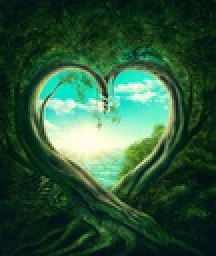
%> input picture deneme2.jpg, 108 x 128 px, shrunk from 515 x 612 before the run (shown 2 times larger)
$ octave localhis.m   (GNU Octave 9; MATLAB toolbox functions it lacks are replaced by stand-ins)
%> lines starting %> are read from the running program, lines starting %| are printed output that depends on the picture
clear all
close all
image = imread('C:\Users\omers\MATLABCalisma\deneme2.jpg');
%> image is the input picture: size 128x108x3 uint8; mean R, G, B 45.1, 86.2, 58
Igray = rgb2gray(image);
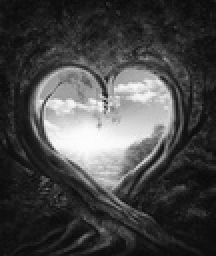
%> Igray: size 128x108 uint8 (shown 2 times larger); min 9, max 253, mean 70.7
figure;imshow(Igray);
boyut = size(Igray);
%> boyut = [128 108]
window_size = [3 3];

r_basla = (window_size(1) + 1) / 2;
r_bitis = boyut(1) - (window_size(1)-1) / 2;
%> r_bitis = 127
c_basla = (window_size(2) + 1) / 2;
c_bitis = boyut(2) - (window_size(2) - 1) / 2;
%> c_bitis = 107
delta_r = (window_size(1) - 1) / 2;
delta_c = (window_size(2) - 1) / 2;
Igray_local_eq = Igray;

for i = r_basla:r_bitis
  for j = c_basla:c_bitis
    window = Igray(i - delta_r:i + delta_r, j - delta_c:j + delta_c);
    hk = zeros(1,256);
    for r = 1:window_size(1)
      for c = 1:window_size(2)
        k = window(r,c) + 1;
        hk(k) = hk(k) + 1;
      end
    end
    pk = hk / numel(window);
    sk = zeros(1,256);
    sk(1) = pk(1);
    for k=2:256
      sk(k) = sk(k-1) + pk(k);
    end
    sk255 = round(255*sk);
    k = Igray(i,j) + 1;
    Igray_local_eq(i,j) = sk255(k);
  end
end
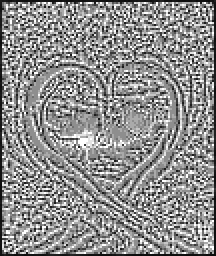
%> Igray_local_eq: size 128x108 uint8 (shown 2 times larger); min 10, max 255, mean 143.7
%> after the loop, hk = 256 values, max 4 at index 14, min 0 at index 1, mean 0.0352; sk = 256 values from 0 to 1
figure;imshow(Igray_local_eq);

$ run again, with denemee.jpg copied over deneme2.jpg
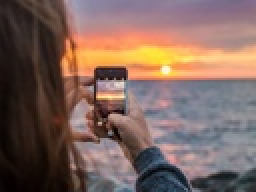
%> input picture denemee.jpg, 128 x 96 px, shrunk from 1200 x 900 before the run (shown 2 times larger)
%> image is the input picture: size 96x128x3 uint8; mean R, G, B 126.4, 101.3, 93.4
%> `Igray = rgb2gray(image);`:
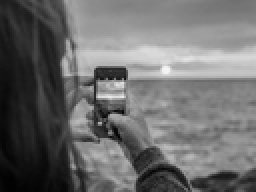
%> Igray: size 96x128 uint8 (shown 2 times larger); min 1, max 245, mean 107.9
%> after the loop `for i = r_basla:r_bitis`:
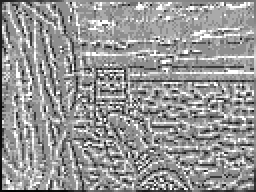
%> Igray_local_eq: size 96x128 uint8 (shown 2 times larger); min 2, max 255, mean 150.3
%> after the loop `for i = r_basla:r_bitis`: hk = 256 values, max 3 at index 45, min 0 at index 1, mean 0.0352; sk = 256 values from 0 to 1
